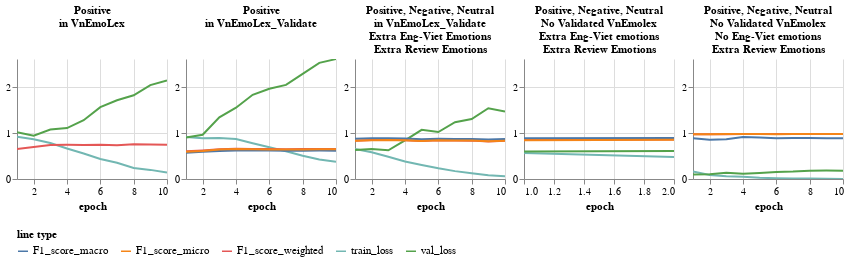

Notebook source saved alongside this figure:
### Code cell
def combined_graph(df):
    graph1=draw_graph(df,domain,1,width,height,scheme_name,'Positive','in VnEmoLex',"","")
    graph2=draw_graph(df,domain,2,width,height,scheme_name,'Positive', 'in VnEmoLex_Validate',"","")
    graph3=draw_graph(df,domain,3,width,height,scheme_name,'Positive, Negative, Neutral','in VnEmoLex_Validate','Extra Eng-Viet Emotions','Extra Review Emotions')
    graph4=draw_graph(df,domain,4,width,height,scheme_name,'Positive, Negative, Neutral','No Validated VnEmolex','Extra Eng-Viet emotions', 'Extra Review Emotions')
    graph5=draw_graph(df,domain,5,width,height,scheme_name,'Positive, Negative, Neutral','No Validated VnEmolex','No Eng-Viet emotions', 'Extra Review Emotions')

    chart=(graph1 | graph2 | graph3 | graph4 | graph5).configure_view(
        stroke=None
    ).configure_concat(
        spacing=6
    ).configure_title(fontSize=11)
    return chart
combined_graph(df_combined_long)
